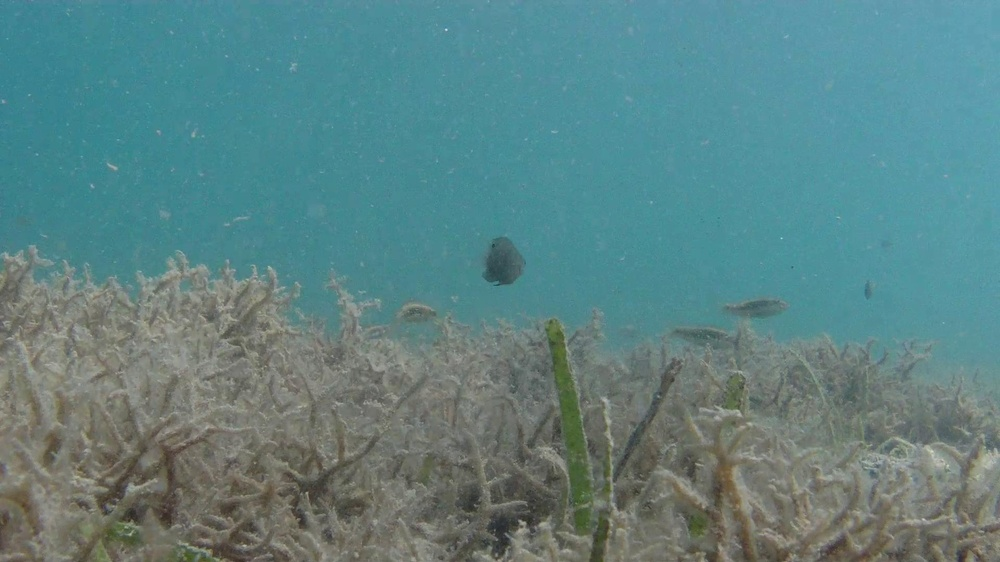
#> input picture Data/7434_F1_f000350.jpg, 1000 x 562 px, shrunk from 1920 x 1080 before the run, found by its file name
$ python 'Testing 2.py'
#> lines starting #> are read from the running program, lines starting #| are printed output that depends on the picture
#> in process_fish_coral_image, img is the input picture: shape (562, 1000, 3); mean B, G, R 131.6, 130.5, 92.3
import cv2
import numpy as np

def enhance_fish_among_coral(img):
    lab = cv2.cvtColor(img, cv2.COLOR_BGR2LAB)
#> lab: shape (562, 1000, 3); mean of channels 0, 1, 2 133, 116.4, 123.8
    l, a, b = cv2.split(lab)
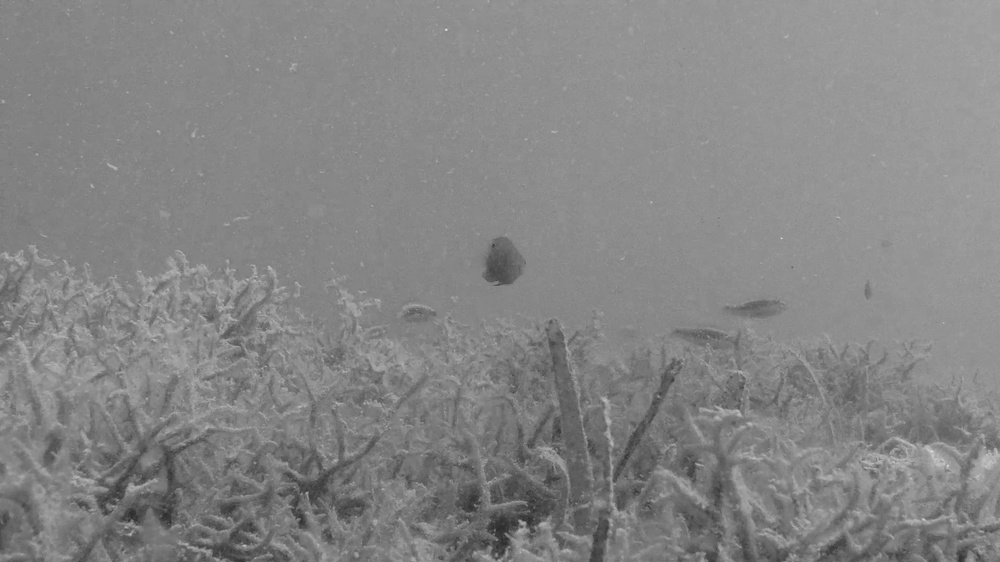
#> l: shape (562, 1000); min 40, max 225, mean 133
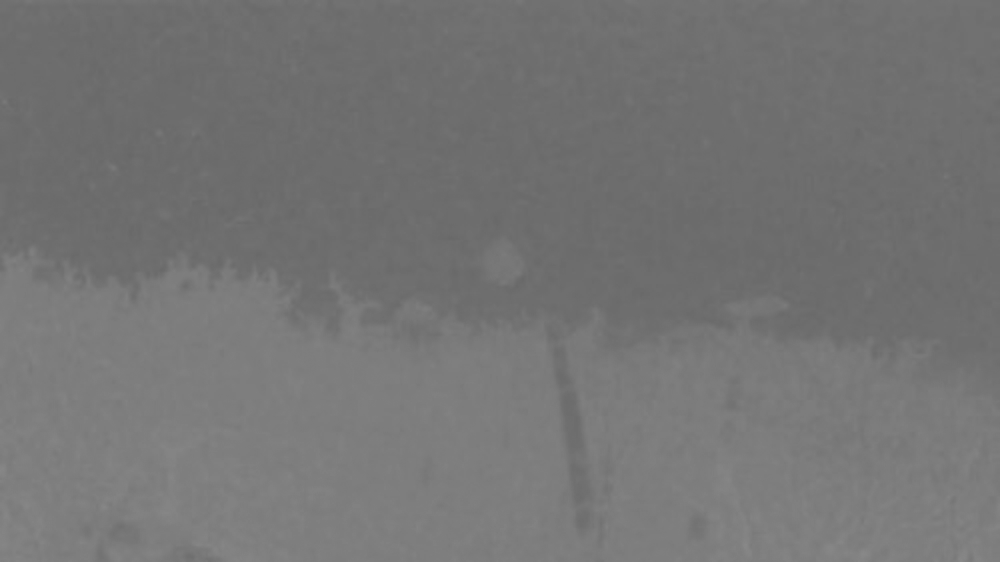
#> a: shape (562, 1000); min 103, max 136, mean 116.4

    # Step 1(improve contrast in areas like coral and fish)
    clahe = cv2.createCLAHE(clipLimit=3.0, tileGridSize=(8, 8))  # Slightly increased clip limit for better contrast
    l_enhanced = clahe.apply(l)

    lab_enhanced = cv2.merge((l_enhanced, a, b))
#> lab_enhanced: shape (562, 1000, 3); mean of channels 0, 1, 2 135.9, 116.4, 123.8
    img_enhanced = cv2.cvtColor(lab_enhanced, cv2.COLOR_LAB2BGR)
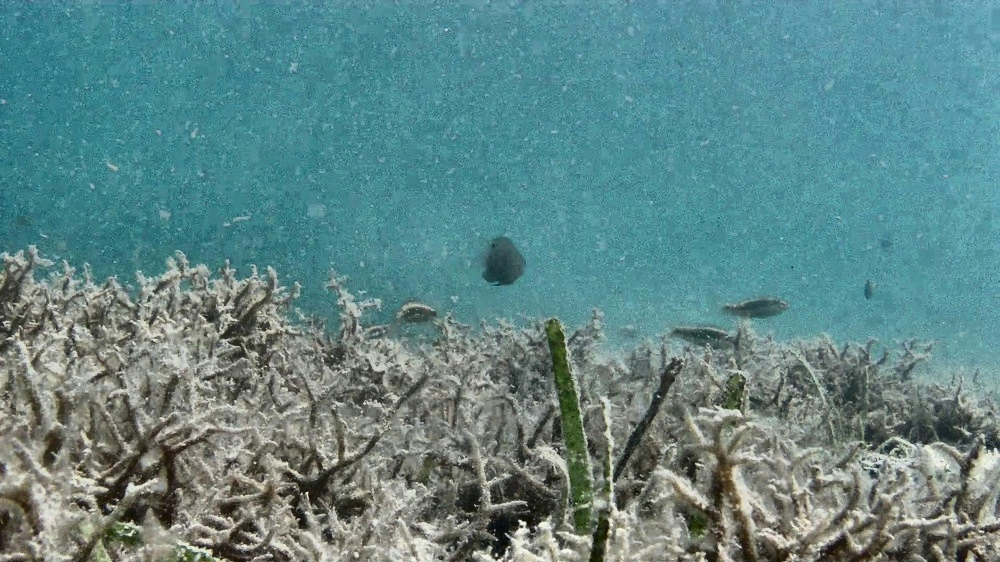
#> img_enhanced: shape (562, 1000, 3); mean B, G, R 135.1, 134.2, 95.7

    # Step 2: Red Channel Boost
    b_channel, g_channel, r_channel = cv2.split(img_enhanced)
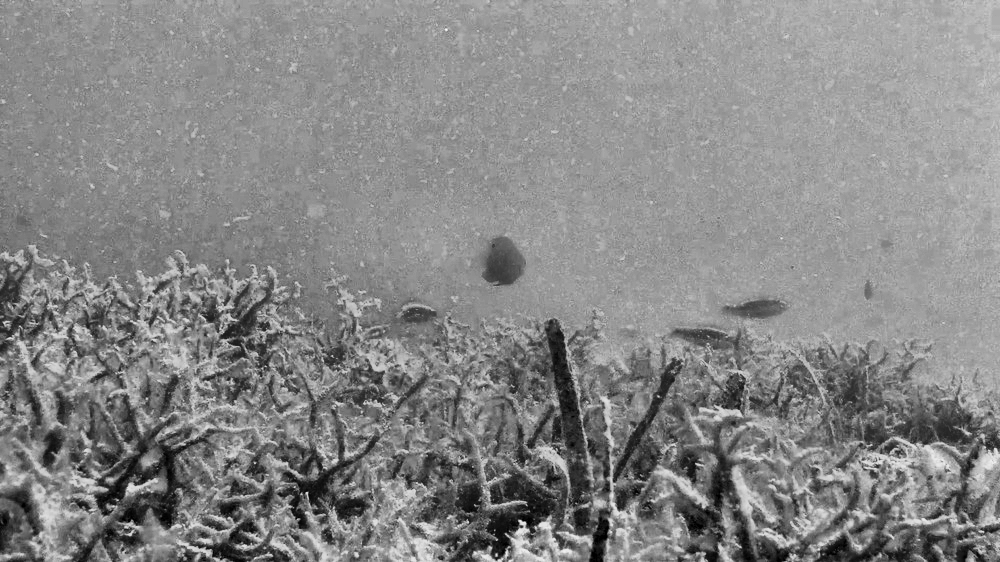
#> b_channel: shape (562, 1000); min 0, max 252, mean 135.1
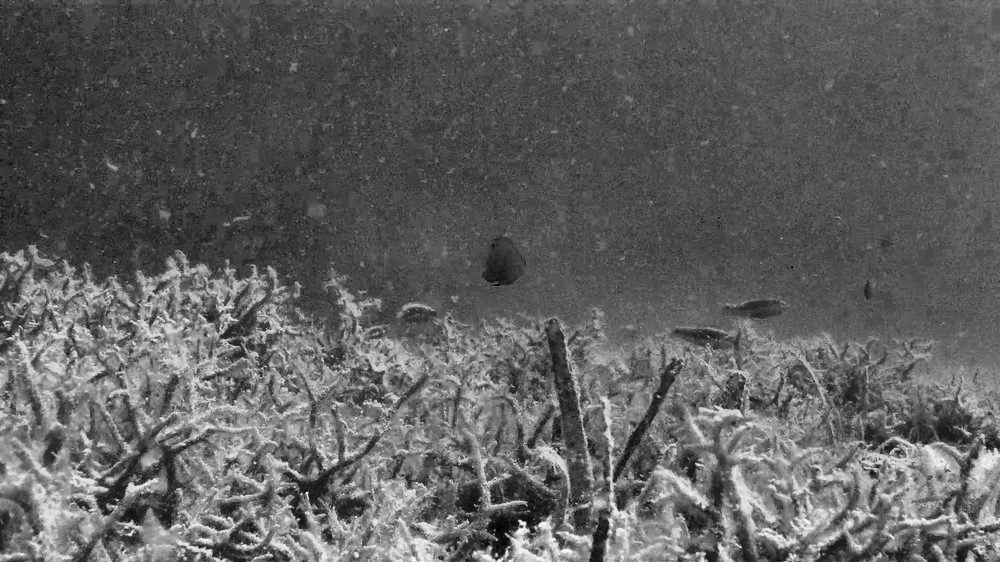
#> r_channel: shape (562, 1000); min 0, max 250, mean 95.7
    fish_boost = np.clip(r_channel + (g_channel // 2), 0, 255).astype(np.uint8)
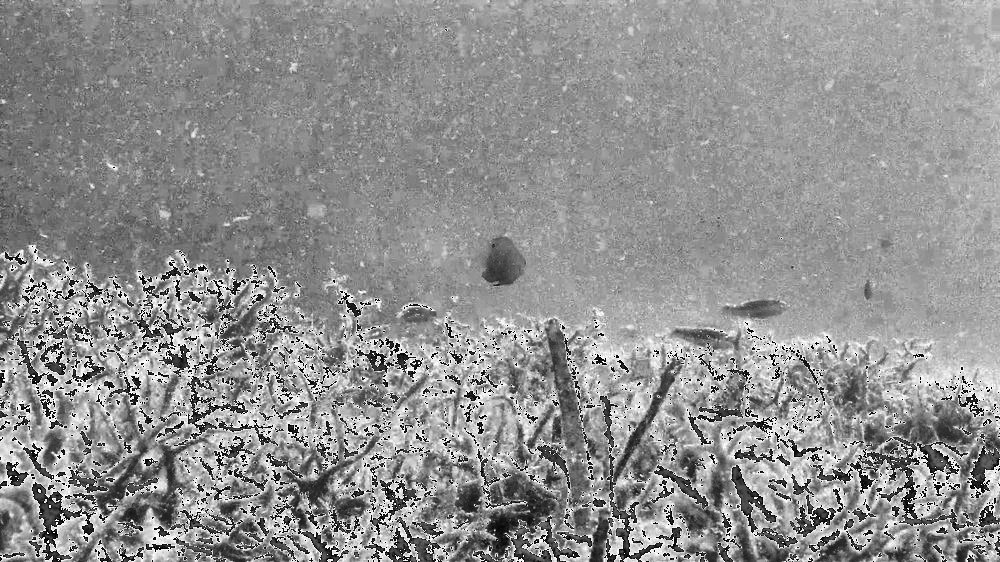
#> fish_boost: shape (562, 1000); min 0, max 255, mean 144.5
    img_color_boosted = cv2.merge((b_channel, g_channel, fish_boost))

    # Step 3: a bit of gentle sharpening for edges (fish vs coral distinction)
    sharpening_kernel = np.array([[0, -1, 0], [-1, 5, -1], [0, -1, 0]])
    img_sharpened = cv2.filter2D(img_color_boosted, -1, sharpening_kernel)
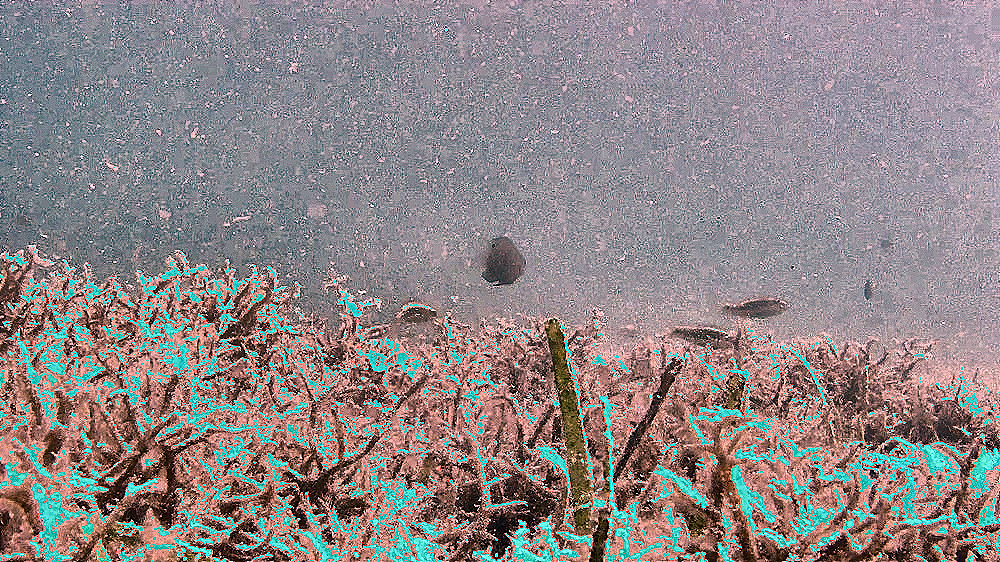
#> img_sharpened: shape (562, 1000, 3); mean B, G, R 135.2, 133.8, 142.3

    return img_sharpened

def process_fish_coral_image(img_path, output_path):
    img = cv2.imread(img_path)

    img_enhanced = enhance_fish_among_coral(img)

    cv2.imwrite(output_path, img_enhanced)

input_image_path = r'C:\Users\danie\PycharmProjects\DC3\Data\7434_F1_f000350.jpg'
output_image_path = r'C:\Users\danie\PycharmProjects\DC3\Data\7434_F1_f000350_enhanced_final.png'

process_fish_coral_image(input_image_path, output_image_path)

print(f"Enhanced image saved to: {output_image_path}")

$ run again, with Data/7393_F1_f000240.jpg copied over Data/7434_F1_f000350.jpg
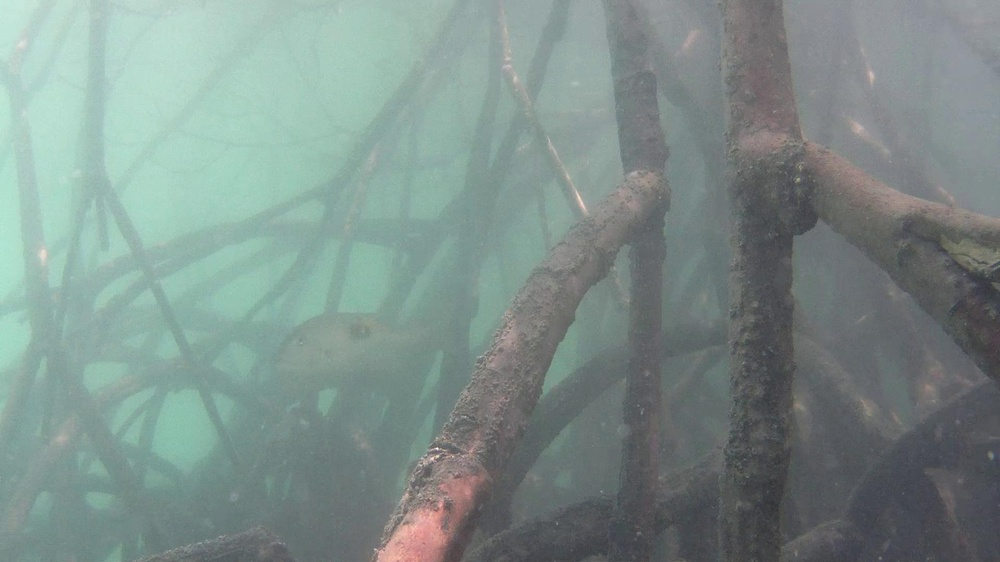
#> input picture Data/7393_F1_f000240.jpg, 1000 x 562 px, shrunk from 1920 x 1080 before the run, found by its file name
#> in process_fish_coral_image, img is the input picture: shape (562, 1000, 3); mean B, G, R 139, 143.1, 126.3
#> lab: shape (562, 1000, 3); mean of channels 0, 1, 2 147.2, 121.4, 128.1
#> lab_enhanced: shape (562, 1000, 3); mean of channels 0, 1, 2 144.5, 121.4, 128.1
#> in enhance_fish_among_coral, `fish_boost = np.clip(r_channel + (g_channel // 2), 0, 255).astype(np.u..`:
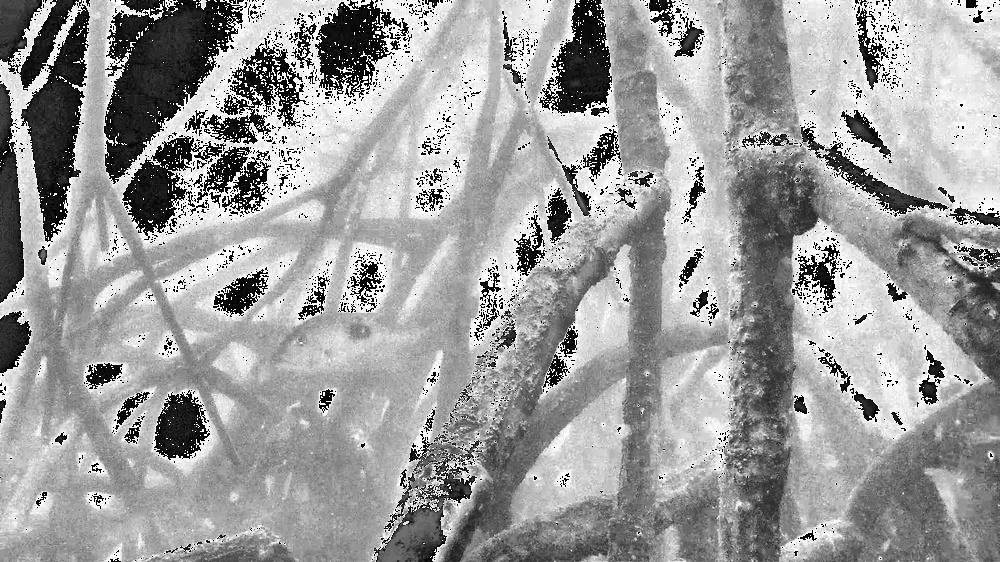
#> fish_boost: shape (562, 1000); min 0, max 255, mean 156.5
#> in enhance_fish_among_coral, `img_sharpened = cv2.filter2D(img_color_boosted, -1, sharpening_kernel)`:
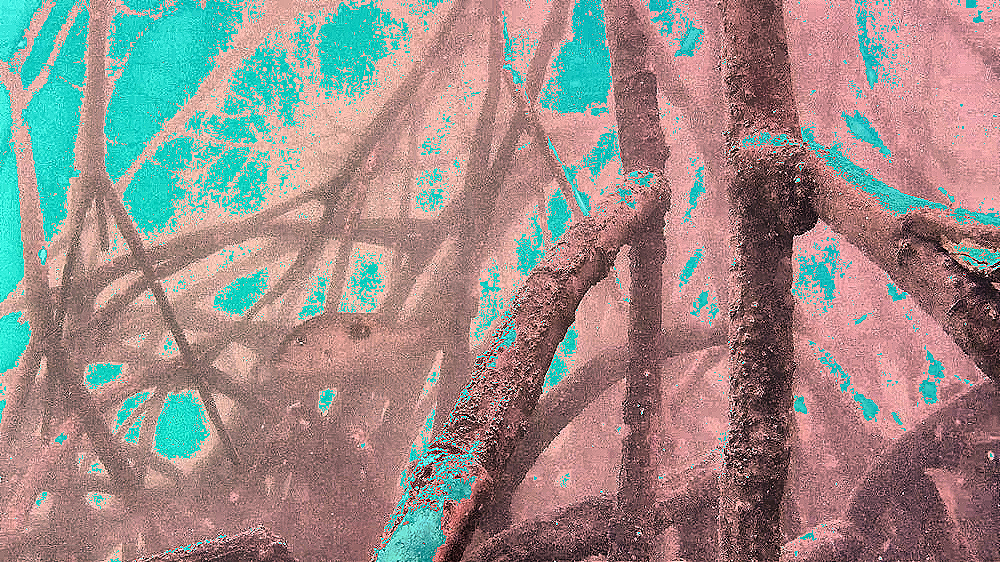
#> img_sharpened: shape (562, 1000, 3); mean B, G, R 136.5, 140.6, 155

$ run again, with Data/7426_F1_f000080.jpg copied over Data/7434_F1_f000350.jpg
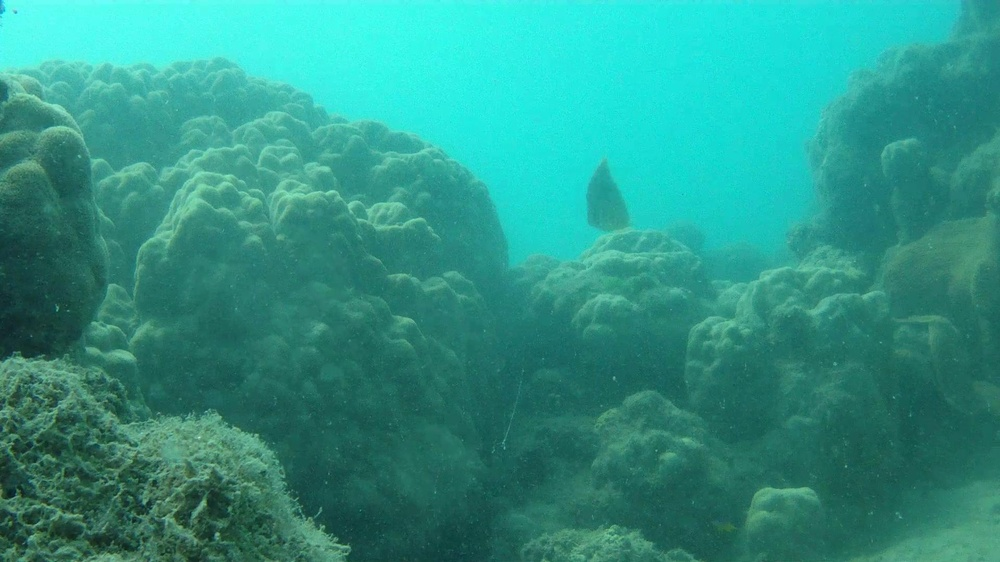
#> input picture Data/7426_F1_f000080.jpg, 1000 x 562 px, shrunk from 1920 x 1080 before the run, found by its file name
#> in process_fish_coral_image, img is the input picture: shape (562, 1000, 3); mean B, G, R 134.6, 148.2, 44.5
#> lab: shape (562, 1000, 3); mean of channels 0, 1, 2 140.7, 96.6, 127
#> lab_enhanced: shape (562, 1000, 3); mean of channels 0, 1, 2 136.3, 96.6, 127
#> in enhance_fish_among_coral, `fish_boost = np.clip(r_channel + (g_channel // 2), 0, 255).astype(np.u..`:
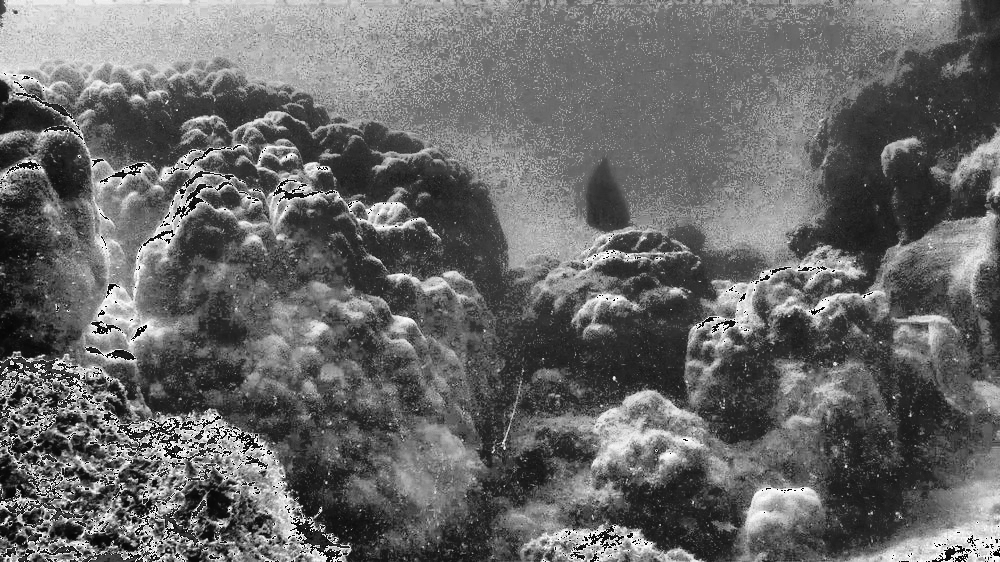
#> fish_boost: shape (562, 1000); min 0, max 255, mean 104.1
#> in enhance_fish_among_coral, `img_sharpened = cv2.filter2D(img_color_boosted, -1, sharpening_kernel)`:
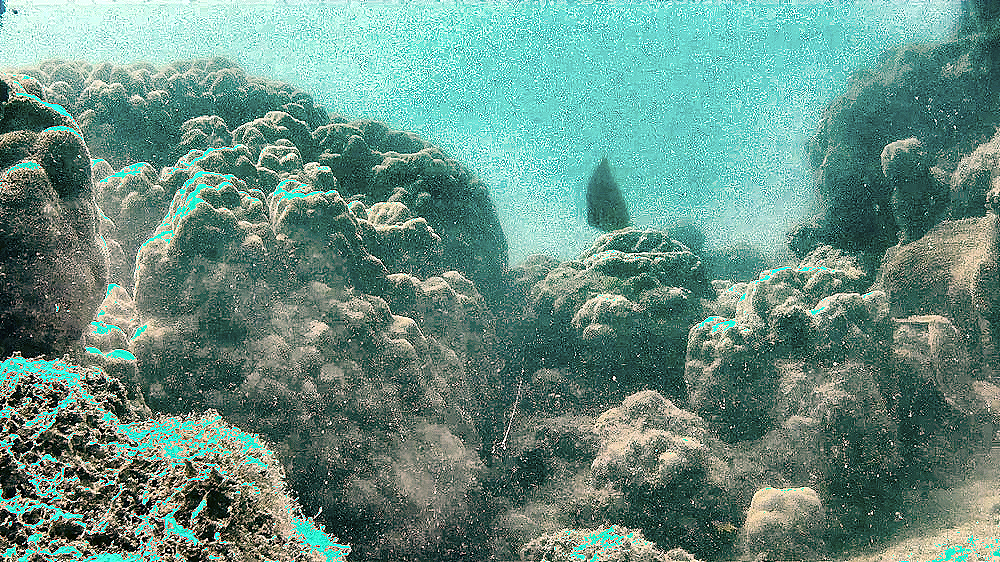
#> img_sharpened: shape (562, 1000, 3); mean B, G, R 130.5, 142.8, 104.4
